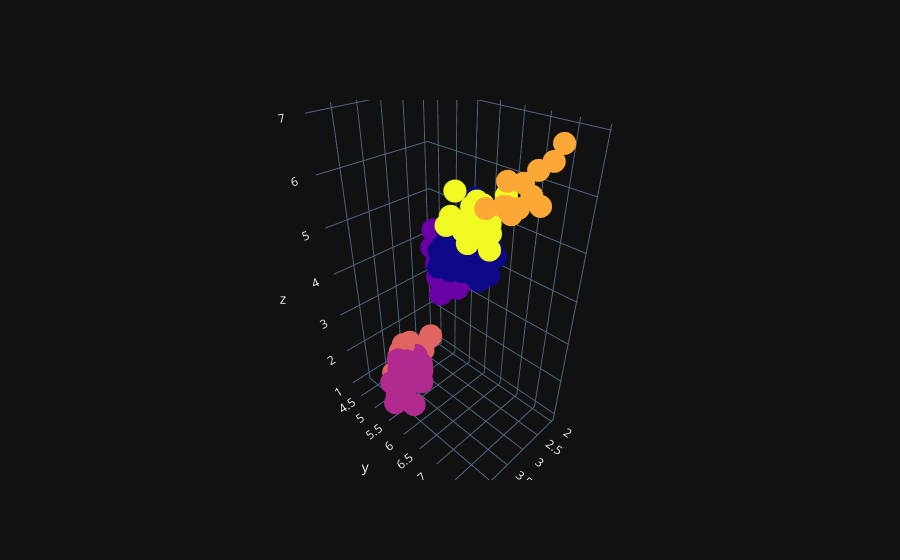

This figure's notebook cell:
### Markdown cell above
Провести кластеризацию данных с помощью алгоритма иерархической кластеризации.

### Code cell
from sklearn.cluster import AgglomerativeClustering

start_time = time.time()

model2 = AgglomerativeClustering(6, compute_distances=True)
clastering = model2.fit(data)
data['Claster'] = clastering.labels_
fig = go.Figure(data=[go.Scatter3d(x=data['sepal_width'], y=data['sepal_length'], z=data['petal_length'], mode='markers', marker_color=data['Claster'])])

hierarchical_clust = time.time() - start_time
fig.show()

### Figure 1 — Plotly figure (JSON) as saved in the notebook; plotly's stock layout.template omitted (floating-point values rounded to 4 significant figures; data arrays with more than 128 entries replaced by an {"elided": "..."} marker saying what was removed)
{"data": [{"marker": {"color": {"elided": "150 int values"}}, "mode": "markers", "x": {"elided": "150 float values"}, "y": {"elided": "150 float values"}, "z": {"elided": "150 float values"}, "type": "scatter3d"}], "layout": {}}
